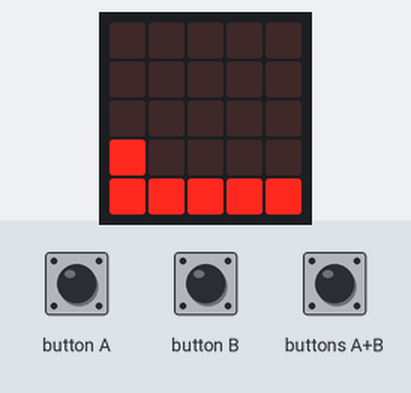
This program was run on a simulated BBC micro:bit (MakeCode). Parts: the board's 5×5 LED display. The inputs (shaded band) are chosen by the test bench.

Above: at 1.2 s.
1.3 s: buttons A+B pressed for 0.15 s
At 2.3 s:
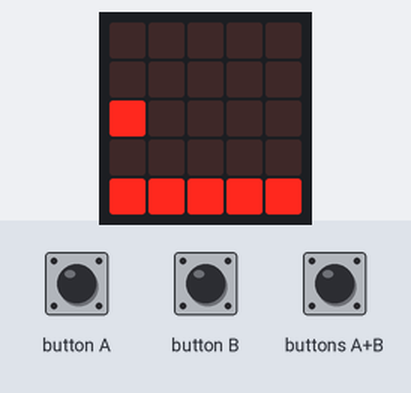
4.0 s: buttons A+B pressed for 1 s
7.7 s: buttons A+B pressed 2 times (0.12 s each, 0.3 s apart)
At 9.0 s:
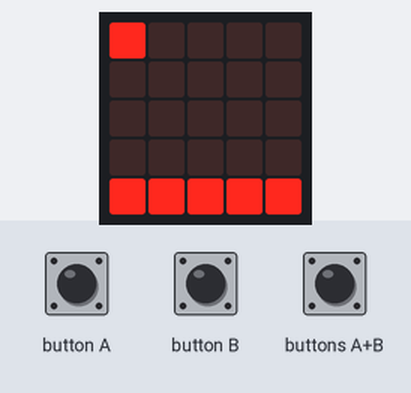
At 10.5 s:
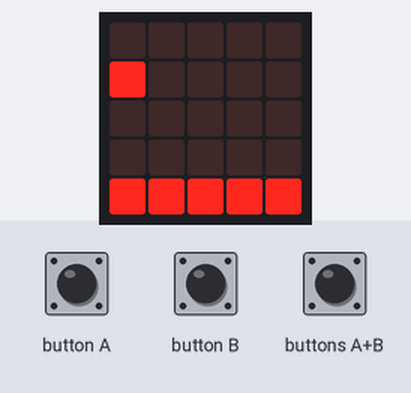
Timing chart, 0 to 12.0 s (numbered marks = the images above; inputs shaded):
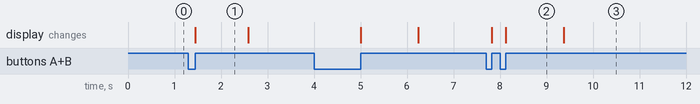

The program:

main.ts
```typescript
function visszaeses () {
    if (tikk == ugrasTikk + ugrasHossz) {
        ugras += -1
        y += 1
        microTrex.set(LedSpriteProperty.Y, y)
    }
}
function talajrajz () {
    for (let index = 0; index <= 4; index++) {
        talaj1 = game.createSprite(index, 4)
    }
}
input.onButtonPressed(Button.AB, function () {
    ugrasTikk = tikk
    ugras += 1
    y += 0 - ugras
    microTrex.set(LedSpriteProperty.Y, y)
})
let talaj1: game.LedSprite = null
let tikk = 0
let ugrasTikk = 0
let ugrasHossz = 0
let ugras = 0
let microTrex: game.LedSprite = null
let y = 0
let x = 0
y = 3
microTrex = game.createSprite(x, y)
ugras = 0
ugrasHossz = 2
ugrasTikk = -10
basic.forever(function () {
    talajrajz()
    tikk += 1
    basic.pause(500)
    visszaeses()
})
```

test.ts
```typescript
// ide kerülnek a tesztek; a rendszer ezt nem kompilálja, ha a csomagot bővítményként használják.
```

Measured:
- after the input at 1.3 s, the display: changes after 0.15 s (image 1)
- after the input at 7.7 s, the display: first changes after 0.12 s (image 2 shows a later state)
- what the display in image 1 shows lasts 1.1 s, from 1.5 s to 2.6 s
- what the display in image 2 shows lasts 1.3 s, from 8.1 s to 9.4 s
